Frame 1 (no input): blank canvas, image omitted
Frame 60 (the mouse pressed at the canvas centre just before this capture): blank canvas, image omitted
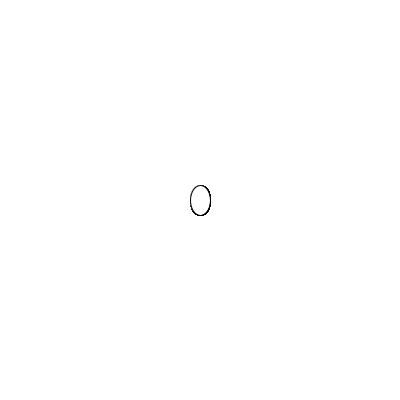
Frame 120 (the mouse held since frame 60 and released just before this capture)

The Processing sketch whose frames 1 and 60 were blank and that drew this single picture after the mouse press (run headless with seeded random() and noise(); from frame 60 on, the mouse is pressed at the canvas centre):

// Processing sketch: MousePressed
// ── MousePressed.pde
void setup(){
  size(400,400);
  background(255);
}

void draw(){
  
  //draw an ellipse only when the mouse button is pressed.
  
  if(mousePressed){
     ellipse(mouseX, mouseY, 20,30); 
  }
  
}
